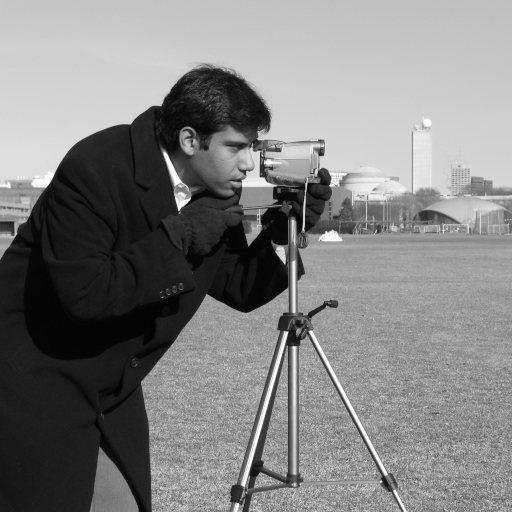
#> input picture skimage.data.camera(), 512 x 512 px
$ jupyter execute --allow-errors pixel_values-solutions.ipynb   (shell and % lines are left out)
#> lines starting #> are read from the running program, lines starting #| are printed output that depends on the picture; after the words box and inside, x2 and y2 are one past the last pixel; in counts of white or black regions, pixels touching at a corner belong together
[cell 1]
import numpy as np
import matplotlib.pyplot as plt

# Transformations based on pixel values

When we want to modify or access specific parts of the image, one of the simplest ideas is to use local intensity values of pixels. For example, we will see here
- how to plot the histogram of pixel values, to know the distribution of light intensity through the image
- how to threshold an image to get a binary image
- how to change the contrast of an image

[cell 2]
from skimage import data
camera = data.camera()
#> camera is the input picture: shape (512, 512); min 0, max 255, mean 129.1
plt.imshow(camera, cmap='gray')

#> (a cell that did not finish here is left out)

#> (a cell that did not finish here is left out)

[cell 5]
plt.imshow(camera, cmap='gray')
cs = plt.contour(camera, [50, 60, 70, 80, 90])
plt.colorbar(cs)

<div class="alert alert-success">
    <b>EXERCISE</b> write a function ``plot_histogram_rgb`` to plot the histogram of the three RGB channels of an image, and execute it for the cat picture.
</div>

[cell 6]
# Your solution goes here
# def plot_histogram_rgb(image):
#     ...

from skimage import exposure

def plot_histogram_rgb(image, ax=None):
    ax = ax if ax is not None else plt.gca()
    for i, color in enumerate('rgb'):
        hist, bin_centers = exposure.histogram(image[..., i])
        ax.fill_between(bin_centers, hist, alpha=0.3, color=color)
        ax.plot(bin_centers, hist, color=color, lw=2)
        ax.set_xlabel('intensity')
        ax.set_ylabel('# pixels')

## Image binarization from histogram thresholding

Image binarization is a common task in image processing, for example to separate foreground from background. This can be done by attributing the background (0) or foreground (1) label to each pixel according to its intensity value, given a threshold.

Image thresholding can be done either with a user-tuned value, or automatically using a thresholding algorithm. The most common thresholding algorithm is Otsu's algorithm.

[cell 7]
binary_camera = camera < 60
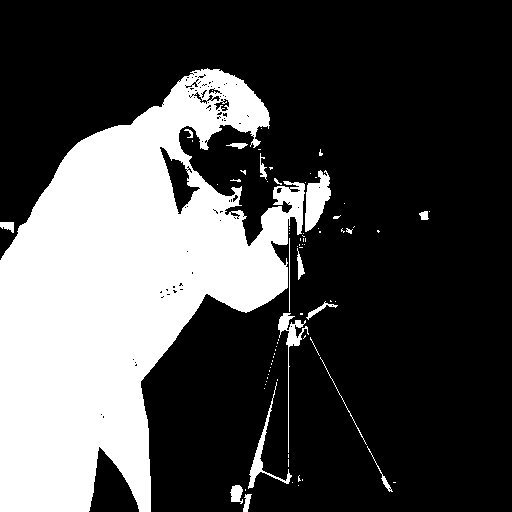
#> binary_camera: shape (512, 512) bool; 29.3% white; 81 white regions (62 under 20 px), largest, box (x1, y1, x2, y2) and area: (0, 68, 305, 512) 73155, (305, 170, 331, 232) 951, (278, 313, 309, 453) 593
plt.imshow(binary_camera, cmap='gray')

[cell 8]
from skimage import filters
value = filters.threshold_otsu(camera)
#> value = 102
print(value)
#| 102
mask = camera < value
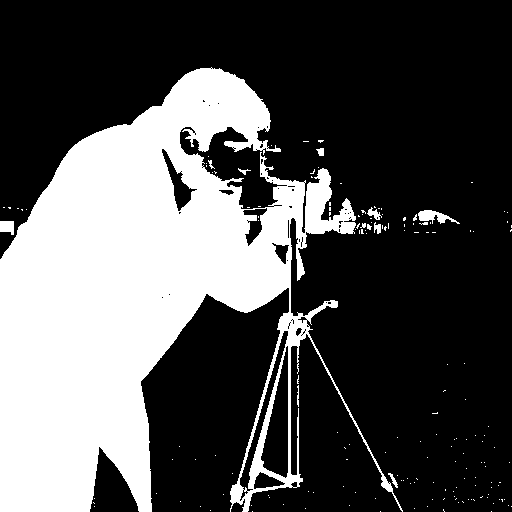
#> mask: shape (512, 512) bool; 32% white; 169 white regions (158 under 20 px), largest, box (x1, y1, x2, y2) and area: (0, 67, 403, 512) 82763, (418, 210, 460, 224) 286, (0, 221, 14, 235) 163
plt.imshow(mask, cmap='gray')

[cell 9]
out = filters.try_all_threshold(camera, figsize=(12, 8), verbose=False)

<div class="alert alert-success">
    <b>EXERCISE</b>: compare global and local thresholding
</div>

The coins (``skimage.data.coins``) image has non-uniform illumination, making thresholding more difficult. Compare global (with Otsu as above) and local (with ``filters.threshold_local``) thresholding.

[cell 10]
coins = data.coins()
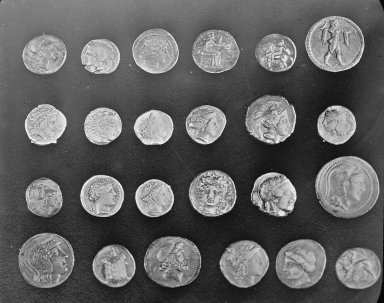
#> input picture skimage.data.coins(), 384 x 303 px
#> coins is the input picture: shape (303, 384); min 1, max 252, mean 96.9
plt.imshow(coins, cmap='gray')

[cell 11]
binary_coins_otsu = coins > filters.threshold_otsu(coins)
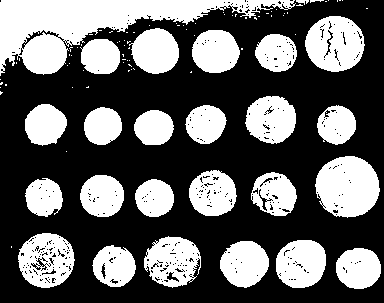
#> binary_coins_otsu: shape (303, 384) bool; 38.8% white; 96 white regions (70 under 20 px), largest, box (x1, y1, x2, y2) and area: (0, 0, 296, 76) 8792, (315, 156, 380, 218) 3062, (305, 16, 365, 72) 2459
plt.imshow(binary_coins_otsu, cmap='gray')

[cell 12]
threshold_mask = filters.threshold_local(coins, block_size=301)
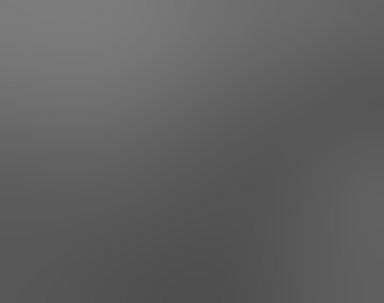
#> threshold_mask: shape (303, 384) float64; min 78.04, max 124.7, mean 96.9
plt.imshow(coins > threshold_mask, cmap='gray')

## Modifying the distribution of intensity values

Functions are available for global or local exposure modifications.

[cell 13]
equalize = exposure.equalize_hist(camera)
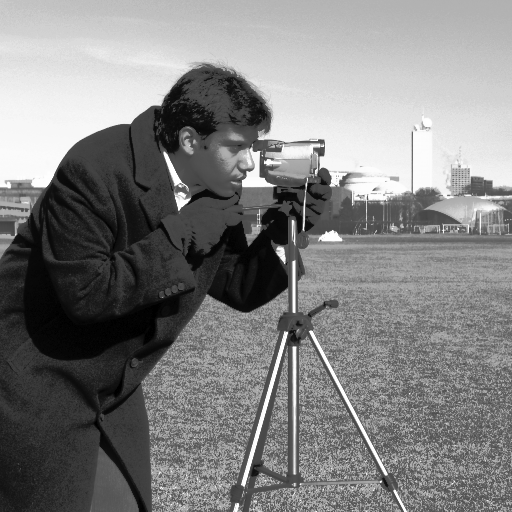
#> equalize: shape (512, 512) float64; min 3.81e-06, max 1, mean 0.504
plt.imshow(equalize, cmap='gray')

[cell 14]
hist, centers = exposure.histogram(equalize)
#> hist = 256 values, max 4957 at index 43, min 0 at index 1, mean 1024; centers = 256 values from 0.00196 to 0.998
cum_hist, centers = exposure.cumulative_distribution(equalize)
#> cum_hist = 256 values from 0.0024 to 1
plt.plot(centers, hist)
plt.twinx()
plt.plot(centers, cum_hist, color='r')
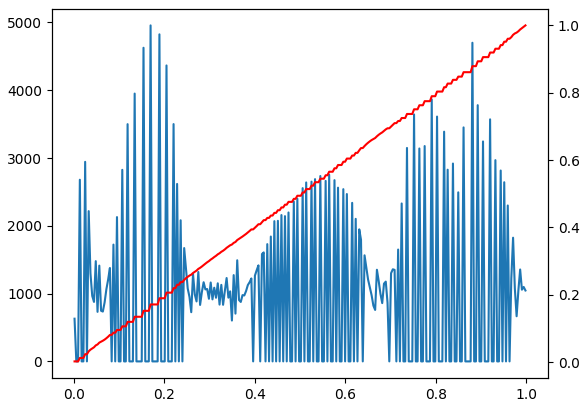
#> figure drawn by matplotlib, 2 panels; panel 1: curve peaks at x = 0.17, y = 4957; panel 2: curve peaks at x = 0.998, y = 1

## color images

Can we apply what we have seen for grayscale images to color images?

We can threshold each of the color channels separately. Or, if we're interested in thresholding according to light intensity, it can be better to switch to the Lab colorspace, and use the light intensity (L) channel.

[cell 15]
from skimage import exposure

def plot_histogram_rgb(image, ax=None):
    ax = ax if ax is not None else plt.gca()
    for i, color in enumerate('rgb'):
        hist, bin_centers = exposure.histogram(image[..., i])
        ax.fill_between(bin_centers, hist, alpha=0.3, color=color)
        ax.plot(bin_centers, hist, color=color, lw=2)
        ax.set_xlabel('intensity')
        ax.set_ylabel('# pixels')

[cell 16]
from skimage import data, io
beach = io.imread('Bells-Beach.jpg')
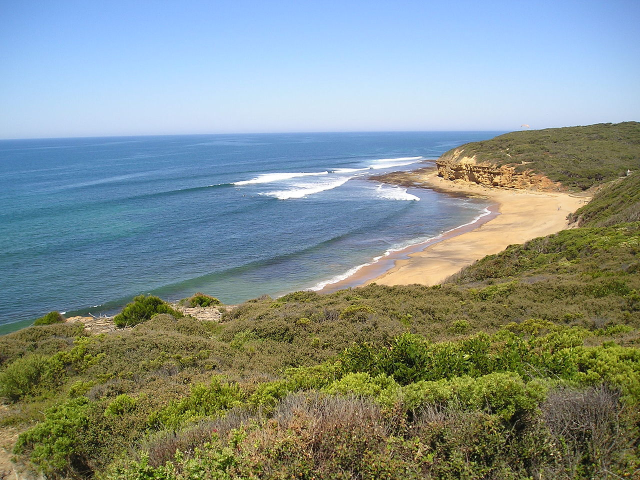
#> input picture Bells-Beach.jpg, 1280 x 960 px (shown at 1/2 size)
#> beach is the input picture: shape (960, 1280, 3); mean R, G, B 131.7, 145, 139.4
plt.imshow(beach)

[cell 17]
plot_histogram_rgb(beach)
#> figure, not shown here; curve peaks at x = 148, y = 9692; curve peaks at x = 133, y = 10684; curve peaks at x = 255, y = 108793

[cell 18]
from skimage import color
beach_lab = color.rgb2lab(beach)
#> beach_lab: shape (960, 1280, 3) float64; mean of channels 0, 1, 2 58.7, -3.2, 2.3

[cell 19]
plot_histogram_rgb(beach_lab)
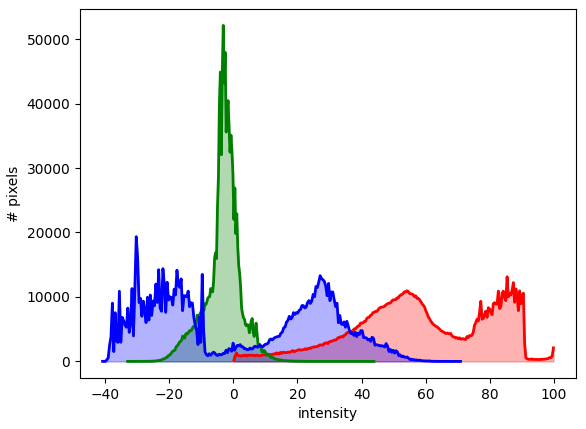
#> figure drawn by matplotlib, 1 panel; curve peaks at x = 85.36, y = 13133; curve peaks at x = -3.11, y = 52125; curve peaks at x = -30.23, y = 19347

[cell 20]
plt.imshow(beach)
plt.contourf(beach_lab[..., 2] > 0, alpha=0.3, cmap='jet')
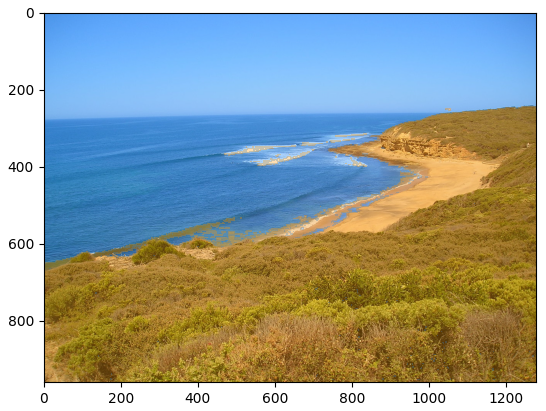
#> figure drawn by matplotlib, 1 panel
